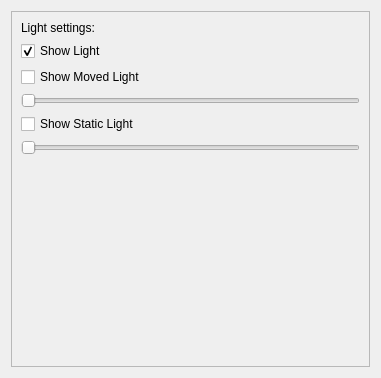
<?xml version="1.0" encoding="UTF-8"?>
<ui version="4.0">
 <class>LightView</class>
 <widget class="QWidget" name="LightView">
  <property name="geometry">
   <rect>
    <x>0</x>
    <y>0</y>
    <width>381</width>
    <height>378</height>
   </rect>
  </property>
  <property name="windowTitle">
   <string>LightView</string>
  </property>
  <layout class="QVBoxLayout" name="verticalLayout">
   <item>
    <widget class="QScrollArea" name="scrollArea">
     <property name="widgetResizable">
      <bool>true</bool>
     </property>
     <widget class="QWidget" name="scrollAreaWidgetContents">
      <property name="geometry">
       <rect>
        <x>0</x>
        <y>0</y>
        <width>365</width>
        <height>362</height>
       </rect>
      </property>
      <layout class="QVBoxLayout" name="verticalLayout_2">
       <item>
        <widget class="QLabel" name="label">
         <property name="text">
          <string>Light settings:</string>
         </property>
        </widget>
       </item>
       <item>
        <widget class="QCheckBox" name="ShowLight">
         <property name="text">
          <string>Show Light</string>
         </property>
         <property name="checked">
          <bool>true</bool>
         </property>
        </widget>
       </item>
       <item>
        <widget class="QCheckBox" name="ShowMoved">
         <property name="text">
          <string>Show Moved Light</string>
         </property>
        </widget>
       </item>
       <item>
        <widget class="QSlider" name="MovedSlider">
         <property name="maximum">
          <number>100</number>
         </property>
         <property name="orientation">
          <enum>Qt::Orientation::Horizontal</enum>
         </property>
        </widget>
       </item>
       <item>
        <widget class="QCheckBox" name="ShowStatic">
         <property name="text">
          <string>Show Static Light</string>
         </property>
        </widget>
       </item>
       <item>
        <widget class="QSlider" name="StaticSlider">
         <property name="maximum">
          <number>100</number>
         </property>
         <property name="orientation">
          <enum>Qt::Orientation::Horizontal</enum>
         </property>
        </widget>
       </item>
       <item>
        <spacer name="verticalSpacer">
         <property name="orientation">
          <enum>Qt::Orientation::Vertical</enum>
         </property>
         <property name="sizeHint" stdset="0">
          <size>
           <width>20</width>
           <height>40</height>
          </size>
         </property>
        </spacer>
       </item>
      </layout>
     </widget>
    </widget>
   </item>
  </layout>
 </widget>
 <resources/>
 <connections>
  <connection>
   <sender>ShowLight</sender>
   <signal>toggled(bool)</signal>
   <receiver>ShowMoved</receiver>
   <slot>setEnabled(bool)</slot>
   <hints>
    <hint type="sourcelabel">
     <x>45</x>
     <y>43</y>
    </hint>
    <hint type="destinationlabel">
     <x>47</x>
     <y>86</y>
    </hint>
   </hints>
  </connection>
  <connection>
   <sender>ShowLight</sender>
   <signal>toggled(bool)</signal>
   <receiver>ShowStatic</receiver>
   <slot>setEnabled(bool)</slot>
   <hints>
    <hint type="sourcelabel">
     <x>73</x>
     <y>50</y>
    </hint>
    <hint type="destinationlabel">
     <x>74</x>
     <y>135</y>
    </hint>
   </hints>
  </connection>
  <connection>
   <sender>ShowLight</sender>
   <signal>toggled(bool)</signal>
   <receiver>MovedSlider</receiver>
   <slot>setEnabled(bool)</slot>
   <hints>
    <hint type="sourcelabel">
     <x>210</x>
     <y>50</y>
    </hint>
    <hint type="destinationlabel">
     <x>200</x>
     <y>101</y>
    </hint>
   </hints>
  </connection>
  <connection>
   <sender>ShowLight</sender>
   <signal>toggled(bool)</signal>
   <receiver>StaticSlider</receiver>
   <slot>setEnabled(bool)</slot>
   <hints>
    <hint type="sourcelabel">
     <x>238</x>
     <y>50</y>
    </hint>
    <hint type="destinationlabel">
     <x>238</x>
     <y>164</y>
    </hint>
   </hints>
  </connection>
 </connections>
</ui>
